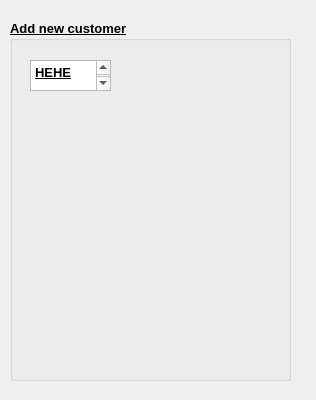
<?xml version="1.0" encoding="UTF-8"?>
<ui version="4.0">
 <class>_add_customer</class>
 <widget class="QWidget" name="_add_customer">
  <property name="geometry">
   <rect>
    <x>0</x>
    <y>0</y>
    <width>316</width>
    <height>400</height>
   </rect>
  </property>
  <property name="windowTitle">
   <string>Form</string>
  </property>
  <widget class="QGroupBox" name="groupBox">
   <property name="geometry">
    <rect>
     <x>10</x>
     <y>20</y>
     <width>281</width>
     <height>361</height>
    </rect>
   </property>
   <property name="font">
    <font>
     <pointsize>10</pointsize>
     <italic>false</italic>
     <bold>true</bold>
     <underline>true</underline>
    </font>
   </property>
   <property name="title">
    <string>Add new customer</string>
   </property>
   <widget class="QTextBrowser" name="textBrowser">
    <property name="geometry">
     <rect>
      <x>20</x>
      <y>40</y>
      <width>81</width>
      <height>31</height>
     </rect>
    </property>
    <property name="html">
     <string>&lt;!DOCTYPE HTML PUBLIC &quot;-//W3C//DTD HTML 4.0//EN&quot; &quot;http://www.w3.org/TR/REC-html40/strict.dtd&quot;&gt;
&lt;html&gt;&lt;head&gt;&lt;meta name=&quot;qrichtext&quot; content=&quot;1&quot; /&gt;&lt;meta charset=&quot;utf-8&quot; /&gt;&lt;style type=&quot;text/css&quot;&gt;
p, li { white-space: pre-wrap; }
hr { height: 1px; border-width: 0; }
li.unchecked::marker { content: &quot;\2610&quot;; }
li.checked::marker { content: &quot;\2612&quot;; }
&lt;/style&gt;&lt;/head&gt;&lt;body style=&quot; font-family:'Segoe UI'; font-size:10pt; font-weight:700; font-style:normal; text-decoration: underline;&quot;&gt;
&lt;p style=&quot; margin-top:0px; margin-bottom:0px; margin-left:0px; margin-right:0px; -qt-block-indent:0; text-indent:0px;&quot;&gt;HEHE&lt;/p&gt;
&lt;p style=&quot;-qt-paragraph-type:empty; margin-top:0px; margin-bottom:0px; margin-left:0px; margin-right:0px; -qt-block-indent:0; text-indent:0px;&quot;&gt;&lt;br /&gt;&lt;/p&gt;&lt;/body&gt;&lt;/html&gt;</string>
    </property>
   </widget>
  </widget>
 </widget>
 <resources/>
 <connections/>
</ui>
